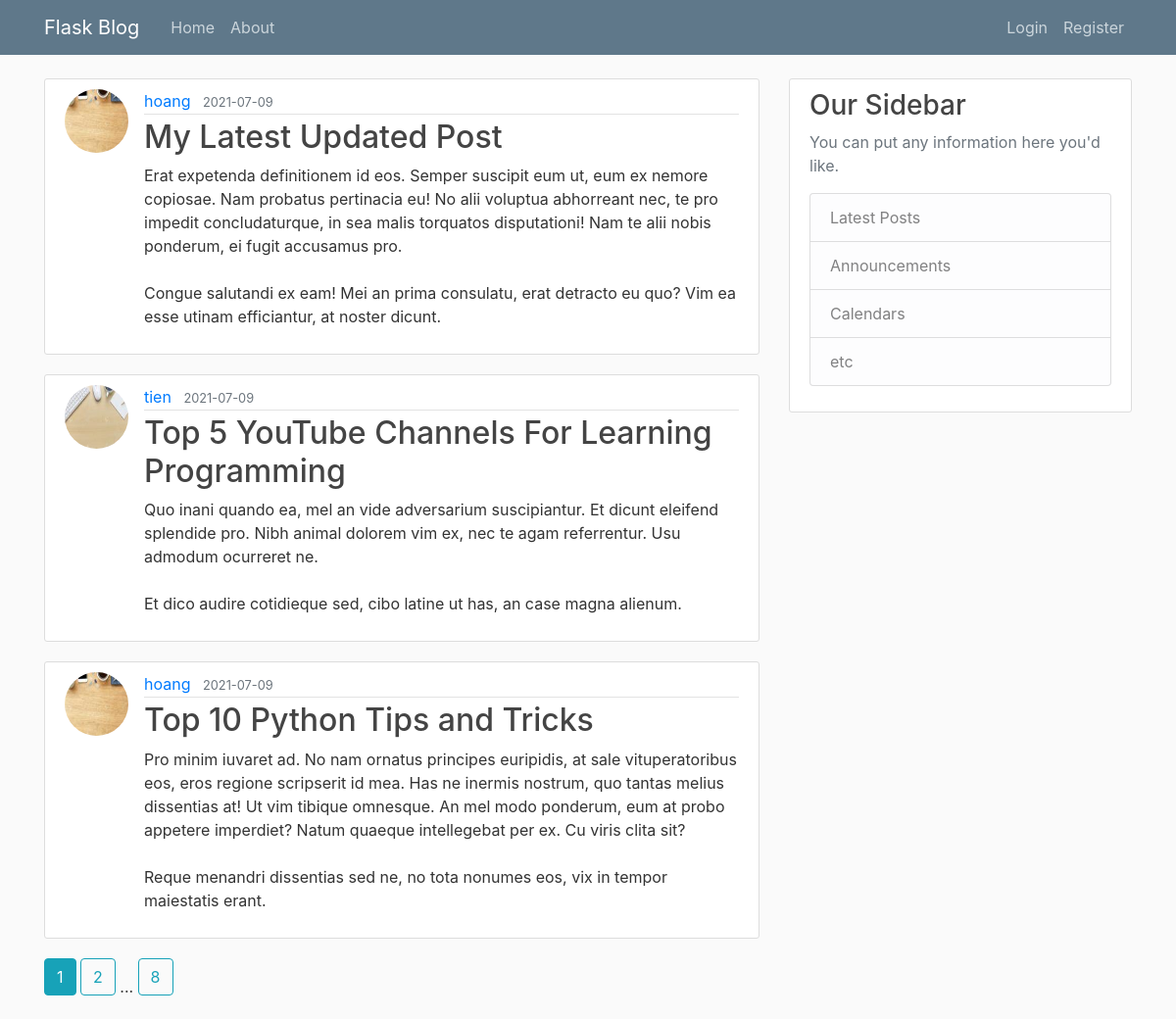
The page /home on the database its author committed.
### flaskblog/models.py (models this page shows, shortened)
class Post(db.Model):
    id = db.Column(db.Integer, primary_key=True)
    title = db.Column(db.String(100), nullable=True)
    date_posted = db.Column(db.DateTime, nullable=False, default=datetime.utcnow)
    content = db.Column(db.Text, nullable=False)
    user_id = db.Column(db.Integer, db.ForeignKey('user.id'), nullable=False)

class User(db.Model, UserMixin):
    id = db.Column(db.Integer, primary_key=True)
    username = db.Column(db.String(20), unique=True, nullable=False)
    email = db.Column(db.String(120), unique=True, nullable=False)
    image_file = db.Column(db.String(20), nullable=False, default='default.jpg')
    password = db.Column(db.String(60), nullable=False)
    posts = db.relationship('Post', backref='author', lazy=True)

### flaskblog/main/routes.py (the view)
@main.route('/')
@main.route('/home')
def home():
    page = request.args.get('page', 1, type=int)
    posts = Post.query\
        .order_by(Post.date_posted.desc())\
        .paginate(per_page=3, page=page)
    return render_template("home.html", posts=posts)

### flaskblog/templates/home.html
{% extends "layout.html" %}
{% block content %}
    {% for post in posts.items %}
        <article class="media content-section">
            <img class="rounded-circle article-img"
                 src="{{ url_for('static', filename='profile_pics/' + post.author.image_file) }}">
            <div class="media-body">
                <div class="article-metadata">
                    <a class="mr-2" href="{{ url_for('users.user_post', username=post.author.username) }}">
                        {{ post.author.username }}
                    </a>
                    <small class="text-muted">{{ post.date_posted.strftime('%Y-%m-%d') }}</small>
                </div>
                <h2><a class="article-title" href="{{ url_for('posts.post', post_id=post.id) }}">{{ post.title }}</a></h2>
                <p class="article-content">{{ post.content }}</p>
            </div>
        </article>
    {% endfor %}
    {% for page_num in posts.iter_pages(left_edge=1, right_edge=1,
                                        left_current=1, right_current=2) %}
        {% if page_num %}
            {% if posts.page == page_num %}
                <a class="btn btn-info mb-4" href="{{ url_for('main.home', page=page_num) }}">{{ page_num }}</a>
            {% else %}
                <a class="btn btn-outline-info mb-4" href="{{ url_for('main.home', page=page_num) }}">{{ page_num }}</a>
            {% endif %}
        {% else %}
            ...
        {% endif %}
    {% endfor %}
{% endblock content %}

### flaskblog/templates/layout.html (shortened to what this page needs)
<!DOCTYPE html>
<html lang="en">
<head>
    <link rel="stylesheet" href="https://cdn.jsdelivr.net/npm/bootstrap@4.6.0/dist/css/bootstrap.min.css"
>
    <link rel="stylesheet" href="{{ url_for('static', filename='main.css') }}" type="text/css">
</head>
<body>
<header class="site-header">
    <nav class="navbar navbar-expand-md navbar-dark bg-steel fixed-top">
        <div class="container">
            <a class="navbar-brand mr-4" href="/">Flask Blog</a>
            <div class="collapse navbar-collapse" id="navbarToggle">
                <div class="navbar-nav mr-auto">
                    <a class="nav-item nav-link" href="{{ url_for('main.home') }}">Home</a>
                    <a class="nav-item nav-link" href="{{ url_for('main.about') }}">About</a>
                </div>
                <div class="navbar-nav">
                    {% if current_user.is_authenticated %}
                        <a class="nav-item nav-link" href="{{ url_for('posts.new_post') }}">New Post</a>
                        <a class="nav-item nav-link" href="{{ url_for('users.account') }}">Account</a>
                        <a class="nav-item nav-link" href="{{ url_for('users.logout') }}">Logout</a>
                    {% else %}
                        <a class="nav-item nav-link" href="{{ url_for('users.login') }}">Login</a>
                        <a class="nav-item nav-link" href="{{ url_for('users.register') }}">Register</a>
                    {% endif %}
                </div>
            </div>
        </div>
    </nav>
</header>
<main role="main" class="container">
    <div class="row">
        <div class="col-md-8">
            {% block content %}{% endblock %}
        </div>
        <div class="col-md-4">
            <div class="content-section">
                <h3>Our Sidebar</h3>
                <p class='text-muted'>You can put any information here you'd like.
                <ul class="list-group">
                    <li class="list-group-item list-group-item-light">Latest Posts</li>
                    <li class="list-group-item list-group-item-light">Announcements</li>
                    <li class="list-group-item list-group-item-light">Calendars</li>
                    <li class="list-group-item list-group-item-light">etc</li>
                </ul>
                </p>
            </div>
        </div>
    </div>
</main>
</body>
</html>

### flaskblog/static/main.css (style rules this page uses)
body { background: #fafafa; color: #333333; margin-top: 5rem; }
h1, h2, h3, h4, h5, h6 { color: #444444; }
.bg-steel { background-color: #5f788a; }
.site-header .navbar-nav .nav-link { color: #cbd5db; }
.content-section { background: #ffffff; padding: 10px 20px; border: 1px solid #dddddd; border-radius: 3px; margin-bottom: 20px; }
.article-title { color: #444444; }
.article-content { white-space: pre-line; }
.article-img { height: 65px; width: 65px; margin-right: 16px; }
.article-metadata { padding-bottom: 1px; margin-bottom: 4px; border-bottom: 1px solid #e3e3e3 }

### rows shown on the page
Post: image_file (picture), author.username "hoang", date_posted "2021-07-09", title "My Latest Updated Post", content "Erat expetenda definitionem id eos. Semper suscipit eum ut, eum ex nemore copiosae. Nam probatus pertinacia eu! No alii voluptua abhorreant nec, te pro impedit concludaturque, in sea malis torquatos disputationi! Nam te alii nobis ponderum, ei fugit accusamus pro. Congue salutandi ex eam! Mei an prima consulatu, erat detracto eu quo? Vim ea esse utinam efficiantur, at noster dicunt."
Post: image_file (picture), author.username "tien", date_posted "2021-07-09", title "Top 5 YouTube Channels For Learning Programming", content "Quo inani quando ea, mel an vide adversarium suscipiantur. Et dicunt eleifend splendide pro. Nibh animal dolorem vim ex, nec te agam referrentur. Usu admodum ocurreret ne. Et dico audire cotidieque sed, cibo latine ut has, an case magna alienum."
Post: image_file (picture), author.username "hoang", date_posted "2021-07-09", title "Top 10 Python Tips and Tricks", content "Pro minim iuvaret ad. No nam ornatus principes euripidis, at sale vituperatoribus eos, eros regione scripserit id mea. Has ne inermis nostrum, quo tantas melius dissentias at! Ut vim tibique omnesque. An mel modo ponderum, eum at probo appetere imperdiet? Natum quaeque intellegebat per ex. Cu viris clita sit? Reque menandri dissentias sed ne, no tota nonumes eos, vix in tempor maiestatis erant."

### other values the page prints
{{ page_num }} "1"
{{ page_num }} "2" "8"
